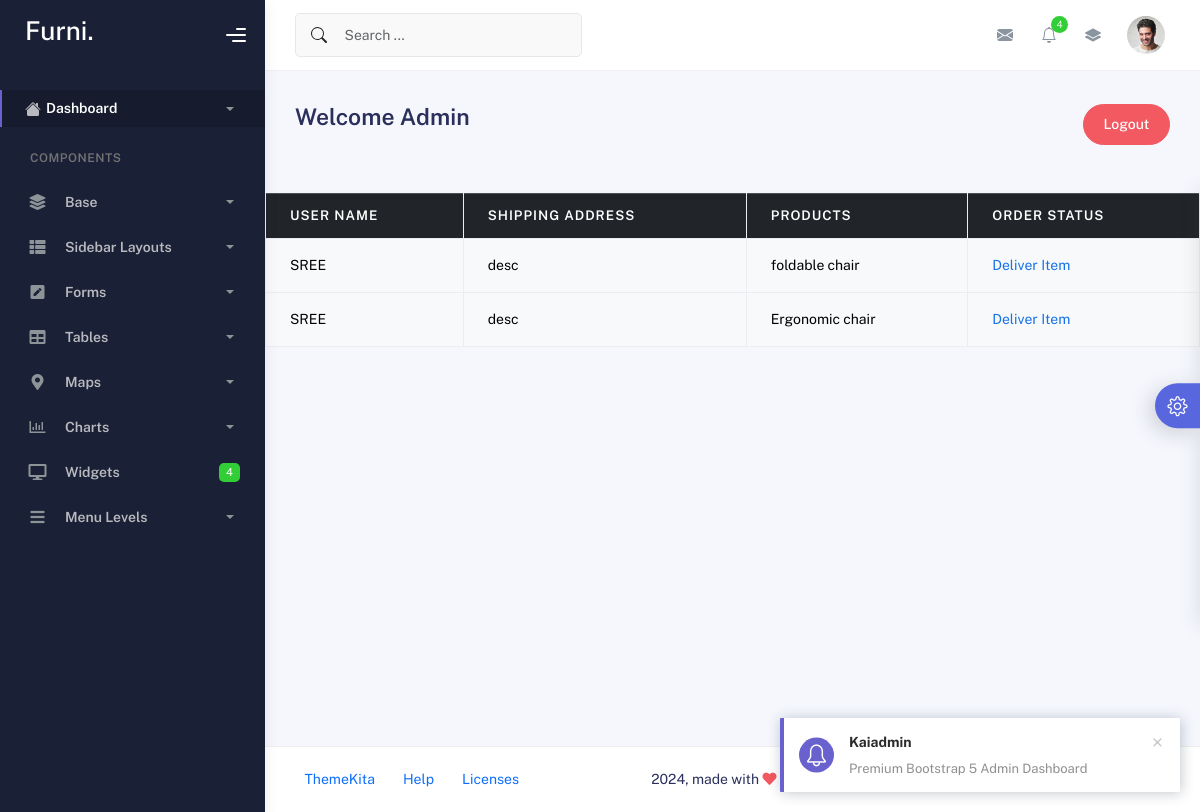
Page /shipped_orders/ on the committed database.
### ecomapp/models.py (models this page shows, shortened)
class Order(models.Model):
    STATUS_CHOICES = [
        ('Pending', 'Pending'),
        ('Orderplaced', 'Orderplaced'),
        ('Shipped', 'Shipped'),
        ('Delivered', 'Delivered'),
        ('Cancelled', 'Cancelled'),
    ]
    user = models.ForeignKey('CustomUser', on_delete=models.CASCADE, related_name='order')
    shipping_address=models.TextField()
    post=models.CharField(max_length=50)
    pincode= models.IntegerField()
    district=models.CharField(max_length=100)
    ordered_at = models.DateTimeField(auto_now_add=True)
    status = models.CharField(max_length=30, choices=STATUS_CHOICES, default='Pending')
    grand_total=models.PositiveIntegerField()
    is_paid=models.BooleanField(default=False)
    is_cod=models.BooleanField(default=False)
    is_cancelled=models.BooleanField(default=False)
    is_shipped=models.BooleanField(default=False)
    is_delivered=models.BooleanField(default=False)

class CustomUser(AbstractUser):
    is_seller=models.BooleanField(default=False)
    is_customer=models.BooleanField(default=False)

class OrderItem(models.Model):
    order = models.ForeignKey(Order, on_delete=models.CASCADE,related_name='orderitem')
    product = models.ForeignKey(Product, on_delete=models.CASCADE)
    quantity = models.IntegerField()
    totalprice=models.PositiveIntegerField()

class Product(models.Model):
    seller=models.ForeignKey(Sellerdetails,on_delete=models.CASCADE)
    category = models.ForeignKey(Category, on_delete=models.CASCADE)
    name = models.CharField(max_length=255)
    description = models.TextField(blank=True, null=True)
    price = models.DecimalField(max_digits=10, decimal_places=2)
    stock = models.IntegerField(default=0)
    is_sale=models.BooleanField(default=False)
    sale_price=models.DecimalField(max_digits=10, decimal_places=2 ,null=True,blank=True)
    image = models.ImageField(upload_to='products/', blank=True, null=True)

### ecomapp/views.py (the view)
# urls.py: path('shipped_orders/',views.shipped_orders,name='shipped_orders'),
def shipped_orders(request):
    data= Order.objects.filter(status='Shipped')
    return render(request, 'shipped.html', {'data': data})

### templates/shipped.html
{% extends 'admin.html' %}
{% block content %}
    <table class="table table-hover table-stripped table-bordered" style="margin: auto;">
      <thead class="table-dark">
        <tr>
          <th scope="col">User Name</th>
          <th scope="col">Shipping address</th>
          <th scope="col">Products</th>
          <th colspan="2" >order Status</th>
        </tr>
      </thead>
      <tbody>
        {% for i in data %}
        <tr class="table-light">
            <td>{{i.user.username}}</td>
            <td>{{i.shipping_address}}</td>
            {% for j in i.orderitem.all %}
            <td>{{j.product.name}}</td>
            {% endfor %}
            <td>
                <a href="{% url 'delivered' i.id %}">Deliver Item</a>
            </td>
        </tr>
        {% endfor %}
      </tbody>
    </table>
    <br>
    <br>
{% endblock %}

### rows in the picture
Order: user.username "SREE", shipping_address "desc"
OrderItem: product.name "foldable chair"
Order: user.username "SREE", shipping_address "desc"
OrderItem: product.name "Ergonomic chair"
